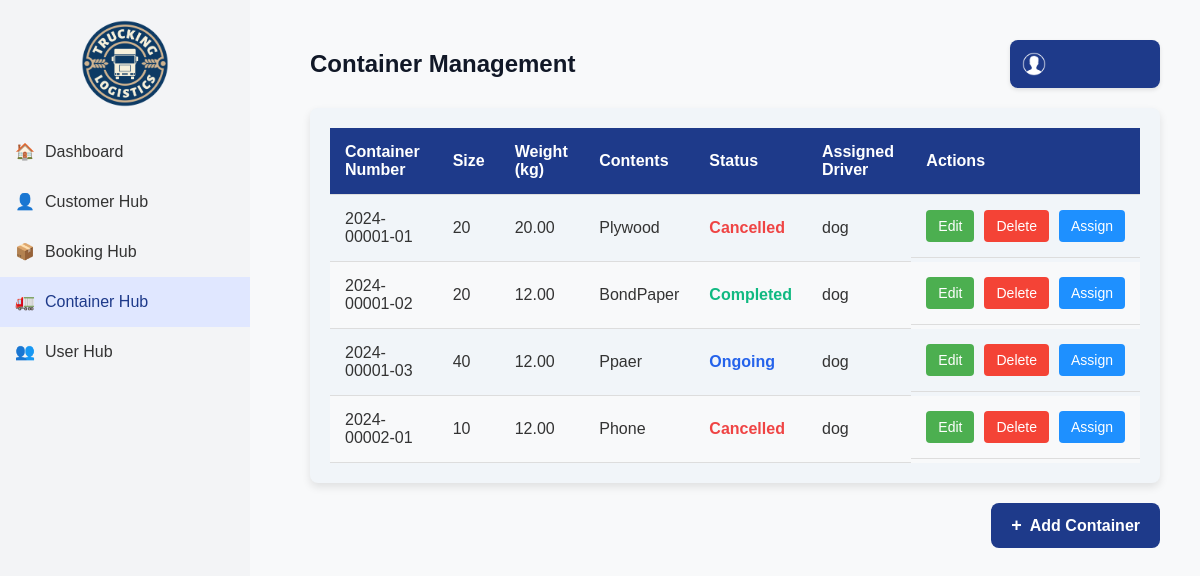
Page /containers/ on the committed database.
### myapp/models.py (models this page shows, shortened)
class Container(models.Model):
    SIZE_CHOICES = [
        (10, '10'),
        (20, '20'),
        (40, '40'),
    ]
    container_id = models.AutoField(primary_key=True)
    booking = models.ForeignKey(Booking, on_delete=models.CASCADE)
    size = models.IntegerField(choices=SIZE_CHOICES)
    weight = models.DecimalField(max_digits=10, decimal_places=2, validators=[MinValueValidator(0)])
    contents = models.TextField()
    status = models.CharField(max_length=255, default='Pending')  # Default status set to Pending
    driver = models.ForeignKey(CustomUser, on_delete=models.SET_NULL, null=True, blank=True, related_name='containers')
    def get_incremented_booking_number(self):
        sibling_containers = Container.objects.filter(booking=self.booking).order_by('container_id')
        index = list(sibling_containers).index(self) + 1
        return f"{self.booking.booking_number}-{index:02d}"

class CustomUser(AbstractUser):
    ROLE_CHOICES = [
        ('customer', 'Customer'),
        ('office', 'Office'),
        ('driver', 'Driver'),
    ]
    role = models.CharField(max_length=20, choices=ROLE_CHOICES, default='customer')

### myapp/views.py (the view)
# urls.py: path('containers/', views.container_list, name='container_list'),
def container_list(request):
    containers = Container.objects.all()
    for container in containers:
        container.incremented_booking_number = container.get_incremented_booking_number()
    return render(request, 'container/container_list.html', {'containers': containers})

### myapp/templates/container/container_list.html (shortened to what this page needs)
{% load static %}
<!DOCTYPE html>
<html lang="en">
<head>
</head>
<body>
{% include 'includes/sidebar.html' %}
<div class="content">
    <div class="header">
        <h2>Container Management</h2>
        <div class="profile-menu">
            <button class="profile-button">
                <span class="profile-icon"></span>
            </button>
        </div>
    </div>
    <div class="table-container">
        <table>
            <thead>
            <tr>
                <th>Container Number</th>
                <th>Size</th>
                <th>Weight (kg)</th>
                <th>Contents</th>
                <th>Status</th>
                <th>Assigned Driver</th>
                <th>Actions</th>
            </tr>
            </thead>
            <tbody>
            {% if containers %}
            {% for container in containers %}
            <tr>
                <td>{{ container.incremented_booking_number }}</td>
                <td>{{ container.size }}</td>
                <td>{{ container.weight|floatformat:2 }}</td>
                <td>{{ container.contents }}</td>
                <td class="status status-{{ container.status|lower }}">{{ container.status }}</td>
                <td>
                    {% if container.driver %}
                    {{ container.driver.username }}
                    {% else %}
                    Unassigned
                    {% endif %}
                </td>
                <td class="actions">
                    <a href="{% url 'container_update' container.pk %}" class="btn-edit">Edit</a>
                    <a href="{% url 'container_delete' container.pk %}" class="btn-delete">Delete</a>
                    <a href="{% url 'assign_driver' container.pk %}" class="btn-assign">Assign</a>
                </td>
            </tr>
            {% endfor %}
            {% else %}
            <tr>
                <td colspan="7" style="text-align: center;">No containers found. Add one to get started!</td>
            </tr>
            {% endif %}
            </tbody>
        </table>
    </div>
    <div class="add-button-container">
        <a href="{% url 'container_create' %}" class="add-button">
            <span>+</span> Add Container
        </a>
    </div>
</div>
</body>
</html>

### rows in the picture
Container: incremented_booking_number "2024-00001-01", size "20", weight "20.00", contents "Plywood", status "Cancelled", driver.username "dog"
Container: incremented_booking_number "2024-00001-02", size "20", weight "12.00", contents "BondPaper", status "Completed", driver.username "dog"
Container: incremented_booking_number "2024-00001-03", size "40", weight "12.00", contents "Ppaer", status "Ongoing", driver.username "dog"
Container: incremented_booking_number "2024-00002-01", size "10", weight "12.00", contents "Phone", status "Cancelled", driver.username "dog"
